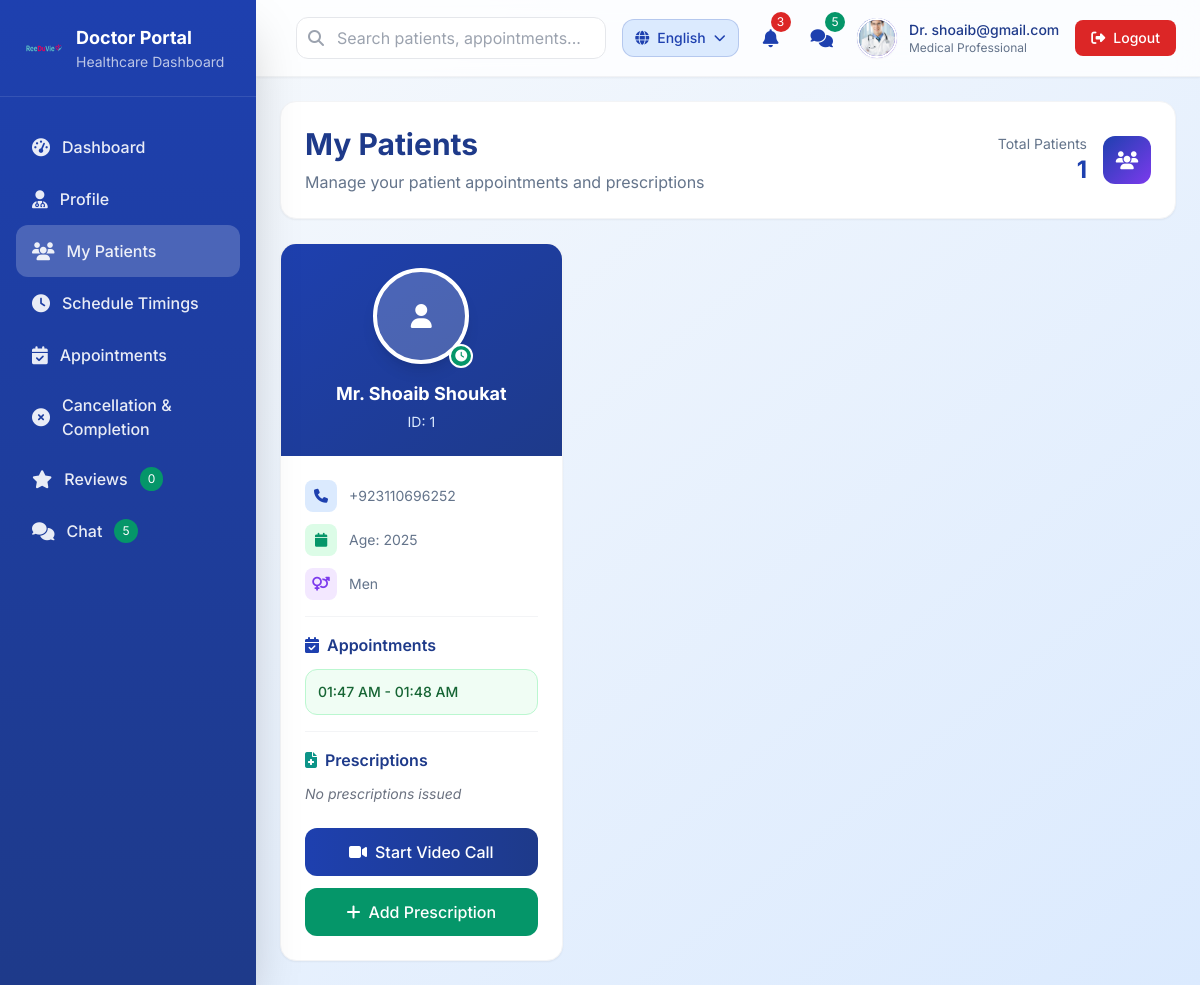
Page /practitioner-dashboard/mypatient/ (signed in) on the earlier database version.
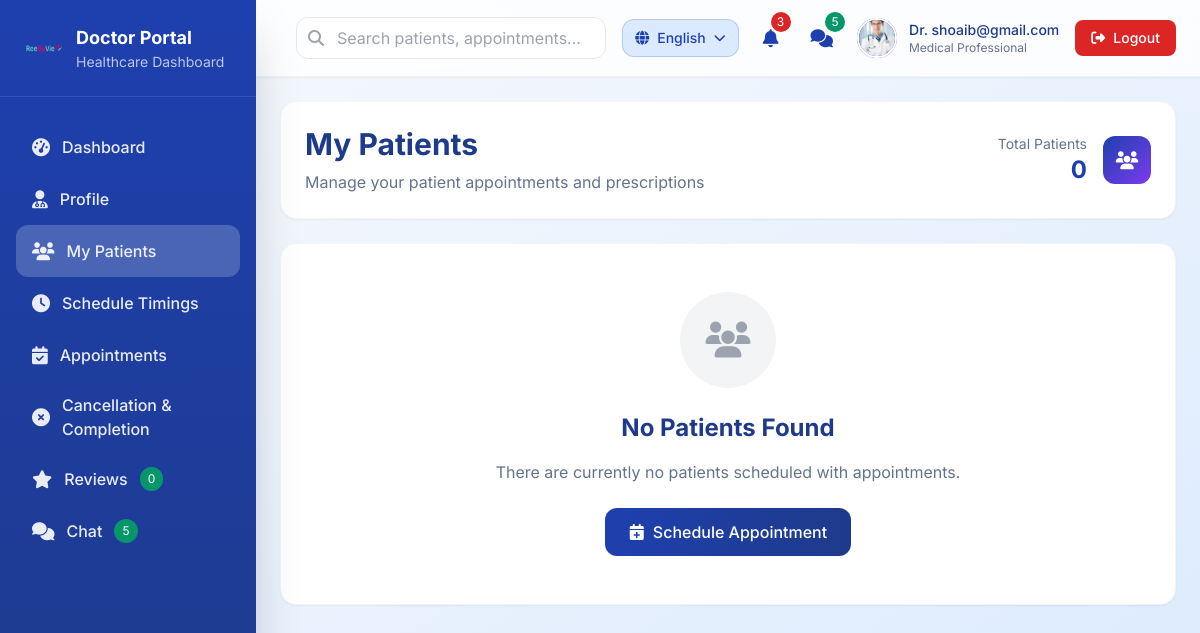
Same page on the later database version.
### user_account/models.py (models this page shows, shortened)
class Patient(models.Model):
    GREETING_CHOICES = [
        ('Mr.', 'Mr.'),
        ('Mrs', 'Mrs'),
    ]
    GENDER_CHOICES = [
        ('Men', 'Men'),
        ('Women', 'Women'),
    ]
    greeting = models.CharField(max_length=5, choices=GREETING_CHOICES,blank=True,null=True)
    first_name = models.CharField(max_length=50)
    last_name = models.CharField(max_length=50)
    gender = models.CharField(max_length=10, choices=GENDER_CHOICES)
    mobile_phone = models.CharField(max_length=15)
    date_of_birth = models.DateField()
    email = models.EmailField(unique=True)
    password = models.CharField(max_length=128)  # Use Django's built-in password hashing later
    profile_photo = models.ImageField(upload_to='patient_photos/', null=True, blank=True)  # Profile photo field

### patientdashboard/models.py (models this page shows, shortened)
class Appointment(models.Model):
    STATUS_CHOICES = [
        ('Pending', 'Pending'),
        ('Accepted', 'Accepted'),
        ('Cancelled', 'Cancelled'),
    ]
    patient = models.ForeignKey(Patient, on_delete=models.CASCADE, related_name="appointments")
    slot = models.OneToOneField(AvailableSlot, on_delete=models.CASCADE)
    practitioner = models.ForeignKey(Practitioner, on_delete=models.CASCADE, related_name="appointments", default=1)
    status = models.CharField(max_length=10, choices=STATUS_CHOICES, default='Pending')
    video_call_link = models.URLField(null=True, blank=True)
    created_at = models.DateTimeField(auto_now_add=True)
    PAYMENT_STATUS_CHOICES = [
        ('Unpaid', 'Unpaid'),
        ('Pending', 'Pending'),
        ('Paid', 'Paid'),
        ('Failed', 'Failed'),
    ]
    payment_status = models.CharField(
        max_length=10,
        choices=PAYMENT_STATUS_CHOICES,
        default='Unpaid'
    )
    payment_id = models.CharField(max_length=100, blank=True, null=True)
    amount = models.DecimalField(max_digits=10, decimal_places=2)

### practitionerdashboard/models.py (models this page shows, shortened)
class AvailableSlot(models.Model):
    STATUS_CHOICES = [
        ('available', 'Available'),
        ('booked', 'Booked'),
    ]
    date = models.DateField()
    practitioner = models.ForeignKey(Practitioner, on_delete=models.CASCADE, related_name="available_slots")
    day_of_week = models.CharField(max_length=10, choices=[
        ('sunday', 'Sunday'),
        ('monday', 'Monday'),
        ('tuesday', 'Tuesday'),
        ('wednesday', 'Wednesday'),
        ('thursday', 'Thursday'),
        ('friday', 'Friday'),
        ('saturday', 'Saturday'),
    ])
    start_time = models.TimeField()
    end_time = models.TimeField()
    status = models.CharField(max_length=10, choices=STATUS_CHOICES, default='available')

### practitionerdashboard/views.py (the view)
# urls.py: path('mypatient/', views.mypatient, name='mypatient'),
def mypatient(request):
    practitioner_id = request.session.get('practitioner_id')
    if practitioner_id:
        appointments = Appointment.objects.filter(
            practitioner_id=practitioner_id, status='Accepted'
        ).select_related('patient')
        patients = list(set(appointment.patient for appointment in appointments))
        for patient in patients:
            patient.prescriptions = Prescription.objects.filter(patient=patient)
    else:
        patients = []
    return render(request, 'practitionerdashboard/mypatient.html', {'patients': patients})

### frontend/templatetags/user_info_tags.py (called while the page is built)
@register.simple_tag
def review_count_from_session(request):
    practitioner_id = request.session.get('practitioner_id')
    if not practitioner_id:
        return 0  # Or handle as needed if the practitioner_id is not found in the session
    total_reviews = Review.objects.filter(practitioner_id=practitioner_id).count()
    return total_reviews

### patientdashboard/context_processors.py (called while the page is built, shortened)
def patient_notifications(request):
    context = {
        'notifications_count': 0,
        'recent_notifications': [],
    }
    patient_id = request.session.get('patient_id')
    if not patient_id:
        return context

### practitionerdashboard/templates/practitionerdashboard/mypatient.html (shortened to what the changed rows need)
{% extends "practitionerdashboard/base.html" %}
{% load static %}
{% block content %}
<div class="space-y-6">
    <div class="bg-white rounded-2xl shadow-sm border border-gray-100 p-6">
        <div class="flex items-center justify-between">
            <div>
                <h1 class="text-3xl font-bold text-doctor-dark-blue mb-2" data-translate="My Patients">My Patients</h1>
            </div>
            <div class="hidden md:flex items-center space-x-4">
                <div class="text-right">
                    <p class="text-sm text-doctor-dark-gray">Total Patients</p>
                    <p class="text-2xl font-bold text-doctor-blue">{{ patients|length }}</p>
                </div>
            </div>
        </div>
    </div>
    {% if patients %}
        <div class="grid grid-cols-1 md:grid-cols-2 lg:grid-cols-3 xl:grid-cols-4 gap-6">
            {% for patient in patients %}
            <div class="bg-white rounded-2xl shadow-sm border border-gray-100 overflow-hidden doctor-card hover:shadow-lg transition-all duration-300">
                <div class="bg-gradient-to-br from-doctor-blue to-doctor-dark-blue p-6 text-white text-center relative">
                    <div class="relative inline-block mb-4">
                        <div class="w-24 h-24 rounded-full overflow-hidden border-4 border-white shadow-lg mx-auto">
                            {% if patient.profile_photo %}
                                <img src="{{ patient.profile_photo.url }}"
                                     alt="{{ patient.first_name }}"
                                     class="w-full h-full object-cover">
                            {% else %}
                                <div class="w-full h-full bg-white/20 flex items-center justify-center">
                                    <i class="fas fa-user text-white text-2xl"></i>
                                </div>
                            {% endif %}
                        </div>
                        {% for appointment in patient.appointments.all %}
                            <div class="absolute -bottom-1 -right-1 w-6 h-6 bg-doctor-green rounded-full border-2 border-white flex items-center justify-center">
                                <i class="fas fa-clock text-white text-xs"></i>
                            </div>
                        {% endfor %}
                    </div>
                    <h3 class="text-lg font-bold mb-1">{{ patient.greeting }} {{ patient.first_name }} {{ patient.last_name }}</h3>
                    <p class="text-blue-100 text-sm">ID: {{ patient.id }}</p>
                </div>
                <div class="p-6 space-y-4">
                    <div class="space-y-3">
                        <div class="flex items-center space-x-3">
                            <div class="w-8 h-8 bg-blue-100 rounded-lg flex items-center justify-center">
                                <i class="fas fa-phone text-doctor-blue text-sm"></i>
                            </div>
                            <span class="text-sm text-doctor-dark-gray">{{ patient.mobile_phone }}</span>
                        </div>
                        <div class="flex items-center space-x-3">
                            <div class="w-8 h-8 bg-green-100 rounded-lg flex items-center justify-center">
                                <i class="fas fa-calendar text-doctor-green text-sm"></i>
                            </div>
                            <span class="text-sm text-doctor-dark-gray">Age: {{ patient.date_of_birth|date:"Y" }}</span>
                        </div>
                        <div class="flex items-center space-x-3">
                            <div class="w-8 h-8 bg-purple-100 rounded-lg flex items-center justify-center">
                                <i class="fas fa-venus-mars text-doctor-purple text-sm"></i>
                            </div>
                            <span class="text-sm text-doctor-dark-gray">{{ patient.get_gender_display }}</span>
                        </div>
                    </div>
                    <div class="border-t border-gray-100 pt-4">
                        <h4 class="font-semibold text-doctor-dark-blue mb-3 flex items-center">
                            <i class="fas fa-calendar-check text-doctor-blue mr-2"></i>
                            Appointments
                        </h4>
                        {% for appointment in patient.appointments.all %}
                            <div class="bg-green-50 p-3 rounded-xl border border-green-200 mb-2">
                                <div class="flex items-center justify-between">
                                    <span class="text-sm font-medium text-green-800">
                                        {{ appointment.slot.start_time|date:"h:i A" }} - {{ appointment.slot.end_time|date:"h:i A" }}
                                    </span>
                                </div>
                            </div>
                        {% empty %}
                            <p class="text-sm text-gray-500 italic">No appointments scheduled</p>
                        {% endfor %}
                    </div>
                    <div class="border-t border-gray-100 pt-4">
                        <h4 class="font-semibold text-doctor-dark-blue mb-3 flex items-center">
                            <i class="fas fa-file-medical text-doctor-teal mr-2"></i>
                            Prescriptions
                        </h4>
                        {% if patient.prescriptions.all %}
                            <div class="space-y-2 max-h-32 overflow-y-auto custom-scrollbar">
                                {% for prescription in patient.prescriptions.all %}
                                    <div class="bg-blue-50 p-3 rounded-xl border border-blue-200 flex items-center justify-between">
                                        <div class="flex-1 min-w-0">
                                            <p class="text-sm font-medium text-blue-800 truncate">{{ prescription.text }}</p>
                                        </div>
                                        {% if prescription.file %}
                                            <a href="{{ prescription.file.url }}" target="_blank"
                                               class="ml-2 w-8 h-8 bg-blue-100 rounded-lg flex items-center justify-center hover:bg-blue-200 transition-colors">
                                                <i class="fas fa-download text-blue-600 text-xs"></i>
                                            </a>
                                        {% else %}
                                            <div class="ml-2 w-8 h-8 bg-green-100 rounded-lg flex items-center justify-center">
                                                <i class="fas fa-check text-green-600 text-xs"></i>
                                            </div>
                                        {% endif %}
                                    </div>
                                {% endfor %}
                            </div>
                        {% else %}
                            <p class="text-sm text-gray-500 italic">No prescriptions issued</p>
                        {% endif %}
                    </div>
                </div>
                <div class="p-6 pt-0 space-y-3">
                    {% with appointment=patient.appointments.all.0 %}
                        {% if appointment.video_call_link %}
                            <a href="{{ appointment.video_call_link }}" target="_blank"
                               class="w-full bg-gradient-to-r from-doctor-blue to-doctor-dark-blue text-white py-3 px-4 rounded-xl font-medium text-center block hover:shadow-lg transition-all duration-300">
                                <i class="fas fa-video mr-2"></i>Start Video Call
                            </a>
                        {% else %}
                            <button class="w-full bg-gray-100 text-gray-500 py-3 px-4 rounded-xl font-medium cursor-not-allowed">
                                <i class="fas fa-video-slash mr-2"></i>No Video Link
                            </button>
                        {% endif %}
                    {% endwith %}
                    <button onclick="openPrescriptionModal('{{ patient.id }}', '{{ patient.first_name }} {{ patient.last_name }}')"
                            class="w-full bg-gradient-to-r from-doctor-green to-emerald-600 text-white py-3 px-4 rounded-xl font-medium hover:shadow-lg transition-all duration-300">
                        <i class="fas fa-plus mr-2"></i>Add Prescription
                    </button>
                </div>
            </div>
            {% endfor %}
        </div>
    {% else %}
        <div class="bg-white rounded-2xl shadow-sm border border-gray-100 p-12 text-center">
            <div class="w-24 h-24 bg-gray-100 rounded-full flex items-center justify-center mx-auto mb-6">
                <i class="fas fa-users text-gray-400 text-4xl"></i>
            </div>
            <h3 class="text-2xl font-bold text-doctor-dark-blue mb-4">No Patients Found</h3>
            <p class="text-doctor-dark-gray mb-6">There are currently no patients scheduled with appointments.</p>
            <button class="px-6 py-3 bg-gradient-to-r from-doctor-blue to-doctor-dark-blue text-white rounded-xl font-medium hover:shadow-lg transition-all duration-300">
                <i class="fas fa-calendar-plus mr-2"></i>Schedule Appointment
            </button>
        </div>
    {% endif %}
</div>
{% endblock content %}

Differences in the rows shown:
no longer on this page (row edited): Patient: greeting "Mr.", first_name "Shoaib", last_name "Shoukat", id "1", mobile_phone "+923110696252", date_of_birth "2025", gender "Men", shows "No prescriptions issued"
no longer on this page (row edited): Appointment: slot.start_time "01:47 AM", slot.end_time "01:48 AM"
Other differences:
{{ patients|length }}: "1" → "0"
text now shown: "No Patients Found There are currently no patients scheduled with appointments. Schedule Appointment"
